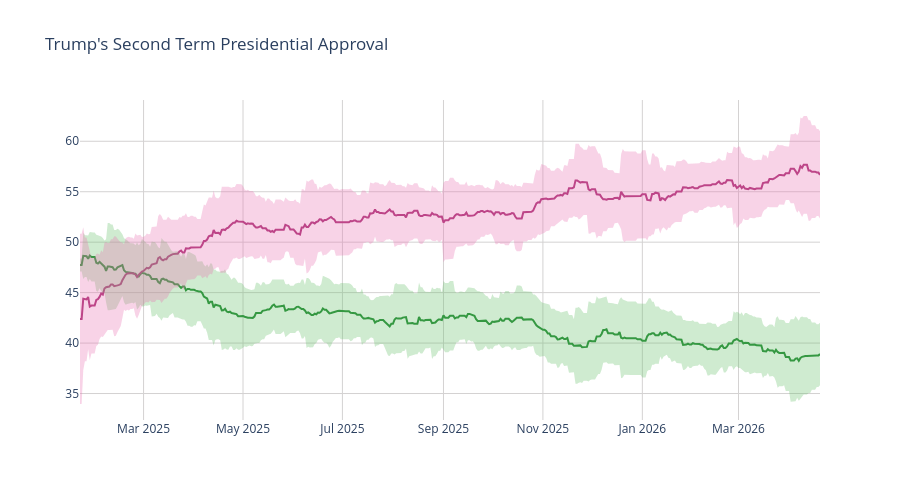

This figure's notebook cell:
### Code cell
disappr_ci_hex = "#e86eaf"
appr_ci_hex = "#60be65"
disappr_ci_rgba = "rgba(232, 110, 175, 0.3)"
appr_ci_rgba = "rgba(96, 190, 101, 0.3)"
grid_col = "#d4d2d2"


# Approve
fig = go.Figure(go.Scatter(
    x=pres['end_date'],
    y=pres['approve'],
    hovertemplate="%{y:.2f}%",
    name="<b>Approve</b>",
    line=dict(color="#228833"),
    showlegend=False
))

# Disapprove
fig.add_trace(go.Scatter(
    x=pres['end_date'],
    y=pres['disapprove'],
    hovertemplate="%{y:.2f}%",
    name="<b>Disapprove</b>",
    line=dict(color="#aa3377"),
    showlegend=False
    )
)

# Approve CI
fig.add_traces([

    # Upper bound
    go.Scatter(
        x=pres['end_date'],
        y=pres['approve_upper_ci'],
        marker=dict(color=appr_ci_hex),
        line=dict(width=0),
        mode='lines',
        showlegend=False,
        hoverinfo="skip"
    ),

    # Lower bound
    go.Scatter(
        x=pres['end_date'],
        y=pres['approve_lower_ci'],
        marker=dict(color=appr_ci_hex),
        line=dict(width=0),
        mode='lines',
        fillcolor=appr_ci_rgba,
        fill="tonexty",
        showlegend=False,
        hoverinfo="skip"
    )
])

# Disapprove CI
fig.add_traces([

    # Upper bound
    go.Scatter(
        x=pres['end_date'],
        y=pres['disapprove_upper_ci'],
        marker=dict(color=disappr_ci_hex),
        line=dict(width=0),
        mode='lines',
        showlegend=False,
        hoverinfo="skip"
    ),

    # Lower bound
    go.Scatter(
        x=pres['end_date'],
        y=pres['disapprove_lower_ci'],
        marker=dict(color=disappr_ci_hex),
        line=dict(width=0),
        mode='lines',
        fillcolor=disappr_ci_rgba,
        fill="tonexty",
        showlegend=False,
        hoverinfo="skip"
    )
])

fig.update_layout(
    title=dict(text="Trump's Second Term Presidential Approval"),
    hovermode="x"
)

fig.update_xaxes(gridcolor=grid_col)
fig.update_yaxes(gridcolor=grid_col)

fig.update_layout(hovermode="x", hoverlabel_align="right", plot_bgcolor="rgba(0, 0, 0, 0)", height=500)
fig.show()

### Figure 1 — Plotly figure (JSON) as saved in the notebook; plotly's stock layout.template omitted (floating-point values rounded to 4 significant figures; data arrays with more than 128 entries replaced by an {"elided": "..."} marker saying what was removed)
{"data": [{"hovertemplate": "%{y:.2f}%", "line": {"color": "#228833"}, "name": "<b>Approve</b>", "showlegend": false, "type": "scatter", "x": {"elided": "455 str values"}, "y": {"elided": "455 float values"}}, {"hovertemplate": "%{y:.2f}%", "line": {"color": "#aa3377"}, "name": "<b>Disapprove</b>", "showlegend": false, "type": "scatter", "x": {"elided": "455 str values"}, "y": {"elided": "455 float values"}}, {"hoverinfo": "skip", "line": {"width": 0}, "marker": {"color": "#60be65"}, "mode": "lines", "showlegend": false, "type": "scatter", "x": {"elided": "455 str values"}, "y": {"elided": "455 float values"}}, {"fill": "tonexty", "fillcolor": "rgba(96, 190, 101, 0.3)", "hoverinfo": "skip", "line": {"width": 0}, "marker": {"color": "#60be65"}, "mode": "lines", "showlegend": false, "type": "scatter", "x": {"elided": "455 str values"}, "y": {"elided": "455 float values"}}, {"hoverinfo": "skip", "line": {"width": 0}, "marker": {"color": "#e86eaf"}, "mode": "lines", "showlegend": false, "type": "scatter", "x": {"elided": "455 str values"}, "y": {"elided": "455 float values"}}, {"fill": "tonexty", "fillcolor": "rgba(232, 110, 175, 0.3)", "hoverinfo": "skip", "line": {"width": 0}, "marker": {"color": "#e86eaf"}, "mode": "lines", "showlegend": false, "type": "scatter", "x": {"elided": "455 str values"}, "y": {"elided": "455 float values"}}], "layout": {"height": 500, "hoverlabel": {"align": "right"}, "hovermode": "x", "plot_bgcolor": "rgba(0, 0, 0, 0)", "title": {"text": "Trump's Second Term Presidential Approval"}, "xaxis": {"gridcolor": "#d4d2d2"}, "yaxis": {"gridcolor": "#d4d2d2"}}}
